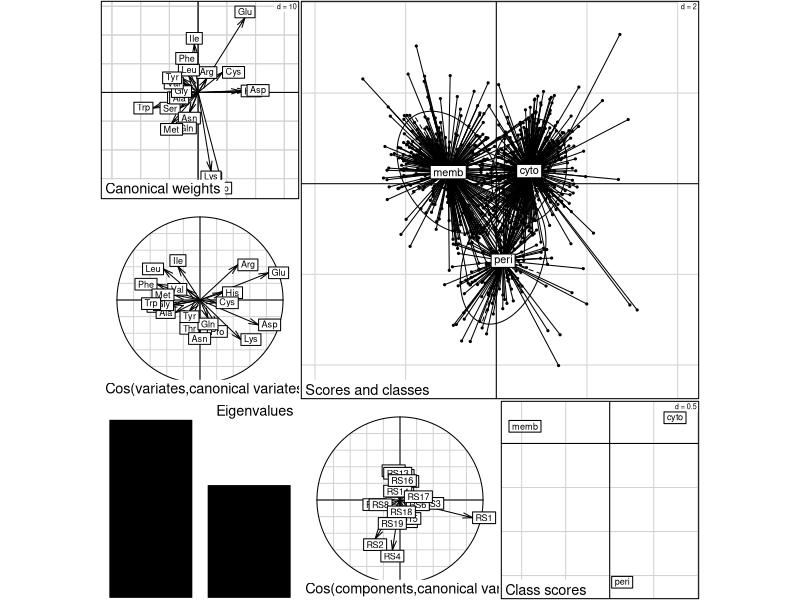

Here is the R script that generated this plot:
library(ade4)


### Name: discrimin.coa
### Title: Discriminant Correspondence Analysis
### Aliases: discrimin.coa
### Keywords: multivariate

### ** Examples

data(perthi02)
plot(discrimin.coa(perthi02$tab, perthi02$cla, scan = FALSE))
